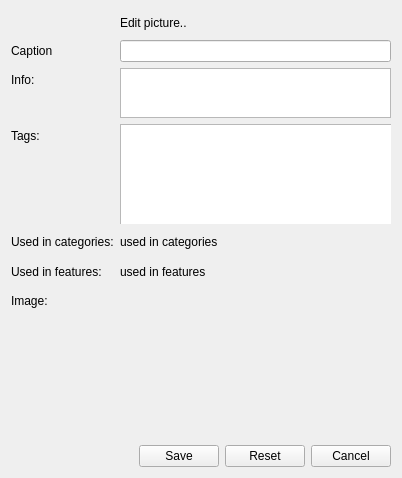
<?xml version="1.0" encoding="UTF-8"?>
<ui version="4.0">
 <class>picture_edit_form</class>
 <widget class="QWidget" name="picture_edit_form">
  <property name="geometry">
   <rect>
    <x>0</x>
    <y>0</y>
    <width>402</width>
    <height>478</height>
   </rect>
  </property>
  <property name="windowTitle">
   <string>Edit picture</string>
  </property>
  <property name="initAction" stdset="0">
   <string>read</string>
  </property>
  <property name="id" stdset="0">
   <string notr="true">{global.id}</string>
  </property>
  <property name="doctype" stdset="0">
   <string notr="true">PictureRequest.simpleForm</string>
  </property>
  <property name="rootelement" stdset="0">
   <string>picture</string>
  </property>
  <layout class="QFormLayout" name="formLayout">
   <property name="fieldGrowthPolicy">
    <enum>QFormLayout::AllNonFixedFieldsGrow</enum>
   </property>
   <item row="1" column="0">
    <widget class="QLabel" name="label_caption">
     <property name="text">
      <string>Caption</string>
     </property>
     <property name="buddy">
      <cstring>caption</cstring>
     </property>
    </widget>
   </item>
   <item row="1" column="1">
    <widget class="QLineEdit" name="caption">
     <property name="initialFocus" stdset="0">
      <bool>true</bool>
     </property>
    </widget>
   </item>
   <item row="2" column="0">
    <widget class="QLabel" name="label_info">
     <property name="text">
      <string>Info:</string>
     </property>
     <property name="buddy">
      <cstring>info</cstring>
     </property>
    </widget>
   </item>
   <item row="2" column="1">
    <widget class="QPlainTextEdit" name="info">
     <property name="maximumSize">
      <size>
       <width>16777215</width>
       <height>50</height>
      </size>
     </property>
    </widget>
   </item>
   <item row="3" column="0">
    <widget class="QLabel" name="label_tag">
     <property name="text">
      <string>Tags:</string>
     </property>
    </widget>
   </item>
   <item row="3" column="1">
    <widget class="QGroupBox" name="tagwrap">
     <property name="enabled">
      <bool>true</bool>
     </property>
     <property name="minimumSize">
      <size>
       <width>0</width>
       <height>100</height>
      </size>
     </property>
     <property name="title">
      <string/>
     </property>
     <property name="flat">
      <bool>true</bool>
     </property>
     <property name="checkable">
      <bool>false</bool>
     </property>
     <widget class="QTreeWidget" name="tag">
      <property name="geometry">
       <rect>
        <x>0</x>
        <y>0</y>
        <width>311</width>
        <height>101</height>
       </rect>
      </property>
      <property name="selectionMode">
       <enum>QAbstractItemView::MultiSelection</enum>
      </property>
      <property name="headerHidden">
       <bool>true</bool>
      </property>
      <property name="expandsOnDoubleClick">
       <bool>false</bool>
      </property>
      <property name="doctype" stdset="0">
       <string>TagHierarchyRequest.simpleform</string>
      </property>
      <property name="rootelement" stdset="0">
       <string>tag</string>
      </property>
      <property name="action" stdset="0">
       <string notr="true">read</string>
      </property>
      <column>
       <property name="text">
        <string>tag</string>
       </property>
      </column>
     </widget>
    </widget>
   </item>
   <item row="6" column="0">
    <widget class="QLabel" name="label_image">
     <property name="text">
      <string>Image:</string>
     </property>
    </widget>
   </item>
   <item row="6" column="1">
    <widget class="PictureChooser" name="image" native="true">
     <property name="minimumSize">
      <size>
       <width>0</width>
       <height>150</height>
      </size>
     </property>
     <property name="state" stdset="0">
      <string notr="true">{global.lastPictureDir}</string>
     </property>
    </widget>
   </item>
   <item row="9" column="0" colspan="2">
    <layout class="QHBoxLayout" name="horizontalLayout_2">
     <item>
      <spacer name="horizontalSpacer">
       <property name="orientation">
        <enum>Qt::Horizontal</enum>
       </property>
       <property name="sizeHint" stdset="0">
        <size>
         <width>40</width>
         <height>20</height>
        </size>
       </property>
      </spacer>
     </item>
     <item>
      <widget class="QPushButton" name="save">
       <property name="text">
        <string>Save</string>
       </property>
       <property name="rootelement" stdset="0">
        <string notr="true">picture</string>
       </property>
       <property name="doctype" stdset="0">
        <string notr="true">Picture.simpleform</string>
       </property>
       <property name="action" stdset="0">
        <string notr="true">update</string>
       </property>
       <property name="form" stdset="0">
        <string notr="true">pictures</string>
       </property>
       <property name="id" stdset="0">
        <string notr="true">{global.id}</string>
       </property>
       <property name="global.lastPictureDir" stdset="0">
        <string>{image.state}</string>
       </property>
      </widget>
     </item>
     <item>
      <widget class="QPushButton" name="reset">
       <property name="text">
        <string>Reset</string>
       </property>
       <property name="doctype" stdset="0">
        <string notr="true">PictureRequest.simpleform</string>
       </property>
       <property name="rootelement" stdset="0">
        <string notr="true">picture</string>
       </property>
       <property name="action" stdset="0">
        <string notr="true">read</string>
       </property>
       <property name="id" stdset="0">
        <string notr="true">{global.id}</string>
       </property>
      </widget>
     </item>
     <item>
      <widget class="QPushButton" name="cancel">
       <property name="text">
        <string>Cancel</string>
       </property>
       <property name="form" stdset="0">
        <string notr="true">pictures</string>
       </property>
      </widget>
     </item>
    </layout>
   </item>
   <item row="4" column="0">
    <widget class="QLabel" name="label_used_in_categories">
     <property name="text">
      <string>Used in categories:</string>
     </property>
    </widget>
   </item>
   <item row="5" column="0">
    <widget class="QLabel" name="label_used_in_features">
     <property name="text">
      <string>Used in features:</string>
     </property>
    </widget>
   </item>
   <item row="4" column="1">
    <widget class="QLabel" name="used_categories">
     <property name="text">
      <string>used in categories</string>
     </property>
    </widget>
   </item>
   <item row="5" column="1">
    <widget class="QLabel" name="used_features">
     <property name="text">
      <string>used in features</string>
     </property>
    </widget>
   </item>
   <item row="0" column="0">
    <widget class="QLabel" name="label">
     <property name="text">
      <string/>
     </property>
     <property name="pixmap">
      <pixmap resource="../qtclient.qrc">:/images/picture_edit.png</pixmap>
     </property>
    </widget>
   </item>
   <item row="0" column="1">
    <widget class="QLabel" name="label_2">
     <property name="text">
      <string>Edit picture..</string>
     </property>
    </widget>
   </item>
  </layout>
 </widget>
 <customwidgets>
  <customwidget>
   <class>PictureChooser</class>
   <extends>QWidget</extends>
   <header>PictureChooser.hpp</header>
  </customwidget>
 </customwidgets>
 <tabstops>
  <tabstop>caption</tabstop>
  <tabstop>info</tabstop>
  <tabstop>tag</tabstop>
  <tabstop>image</tabstop>
  <tabstop>save</tabstop>
  <tabstop>reset</tabstop>
  <tabstop>cancel</tabstop>
 </tabstops>
 <resources>
  <include location="../qtclient.qrc"/>
  <include location="../qtclient.qrc"/>
 </resources>
 <connections/>
</ui>
